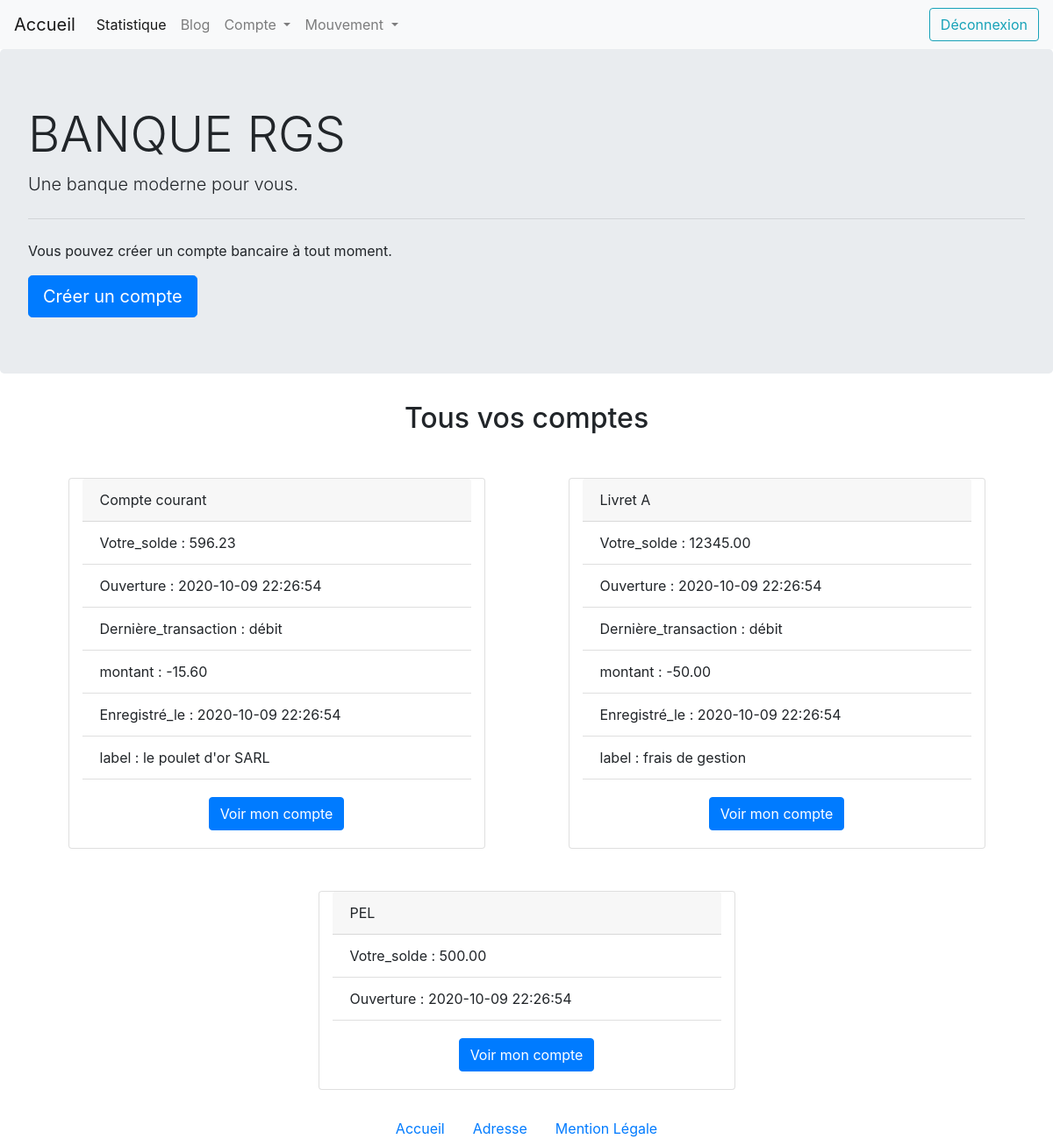
The app's page /index.php (signed in) with its own data.
### tables this page shows
CREATE TABLE Account(
  id INT UNSIGNED NOT NULL AUTO_INCREMENT,
  amount DECIMAL(11,2) NOT NULL,
  opening_date TIMESTAMP NOT NULL,
  account_type VARCHAR(50) NOT NULL,
  user_id INT UNSIGNED,
  PRIMARY KEY (id),
  FOREIGN KEY (user_id) REFERENCES User(id)
);

### index.php (the view)
<?php
  include "template/nav.php";
  include "template/header.php";
?>
<?php
  $info_user = $_SESSION["user_email"];
  $query = $db->prepare(
    "SELECT DISTINCT a.id AS a_id, a.amount AS Votre_solde, a.opening_date AS Ouverture, a.account_type, o.operation_type AS Dernière_transaction, o.amount AS montant, o.registered AS Enregistré_le, o.label
    FROM User AS u
    INNER JOIN Account AS a
    ON u.id = a.user_id AND u.id = :user_id
    -- show account even there is no operation
    LEFT JOIN Operation AS o
    ON a.id = o.account_id
    WHERE o.id IN (SELECT MAX(o.id)
    FROM Operation AS o
    GROUP BY o.account_id)
    OR a.id NOT IN (SELECT o.account_id
    FROM Operation AS o)"
  );
  $result = $query->execute([
    "user_id" => $info_user["id"]
  ]);
  $account_user = $query->fetchAll(PDO::FETCH_ASSOC);
 ?>
<h2 class="text-center my-4">Tous vos comptes</h2>
<div class="container">
  <div class="row">
<?php foreach ($account_user as $key => $accounts): ?>
      <div class="card col-10 col-md-5 mx-auto my-4" style="width: 18rem;">
        <div class="card-header">
          <?php echo $accounts["account_type"] ?>
        </div>
        <ul class="list-group list-group-flush">
        <?php foreach ($accounts as $keys => $account): ?>
          <?php if (!empty($account) && $keys !== "account_type" && $keys !== "a_id"): ?>
              <li class="list-group-item"><?php echo $keys . ' : ' . $account ?></li>
          <?php endif; ?>
        <?php endforeach; ?>
        </ul>
        <div class="card-body d-flex justify-content-center align-items-center">
          <a href="showaccount.php<?php echo '?id=' . $accounts["a_id"]?>" class="btn btn-primary">Voir mon compte</a>
        </div>
      </div>
<?php endforeach; ?>
  </div>
</div>
<?php
  include "template/footer.php";
?>

### records on screen
account: account_type "Compte courant", keys "Votre_solde", amount "596.23", keys "Ouverture", opening_date "2020-10-09 22:26:54", keys "Dernière_transaction", account "débit", keys "montant", account "-15.60", keys "Enregistré_le", account "2020-10-09 22:26:54", keys "label", account "le poulet d'or SARL"
account: account_type "Livret A", keys "Votre_solde", amount "12345.00", keys "Ouverture", opening_date "2020-10-09 22:26:54", keys "Dernière_transaction", account "débit", keys "montant", account "-50.00", keys "Enregistré_le", account "2020-10-09 22:26:54", keys "label", account "frais de gestion"
account: account_type "PEL", keys "Votre_solde", amount "500.00", keys "Ouverture", opening_date "2020-10-09 22:26:54"
